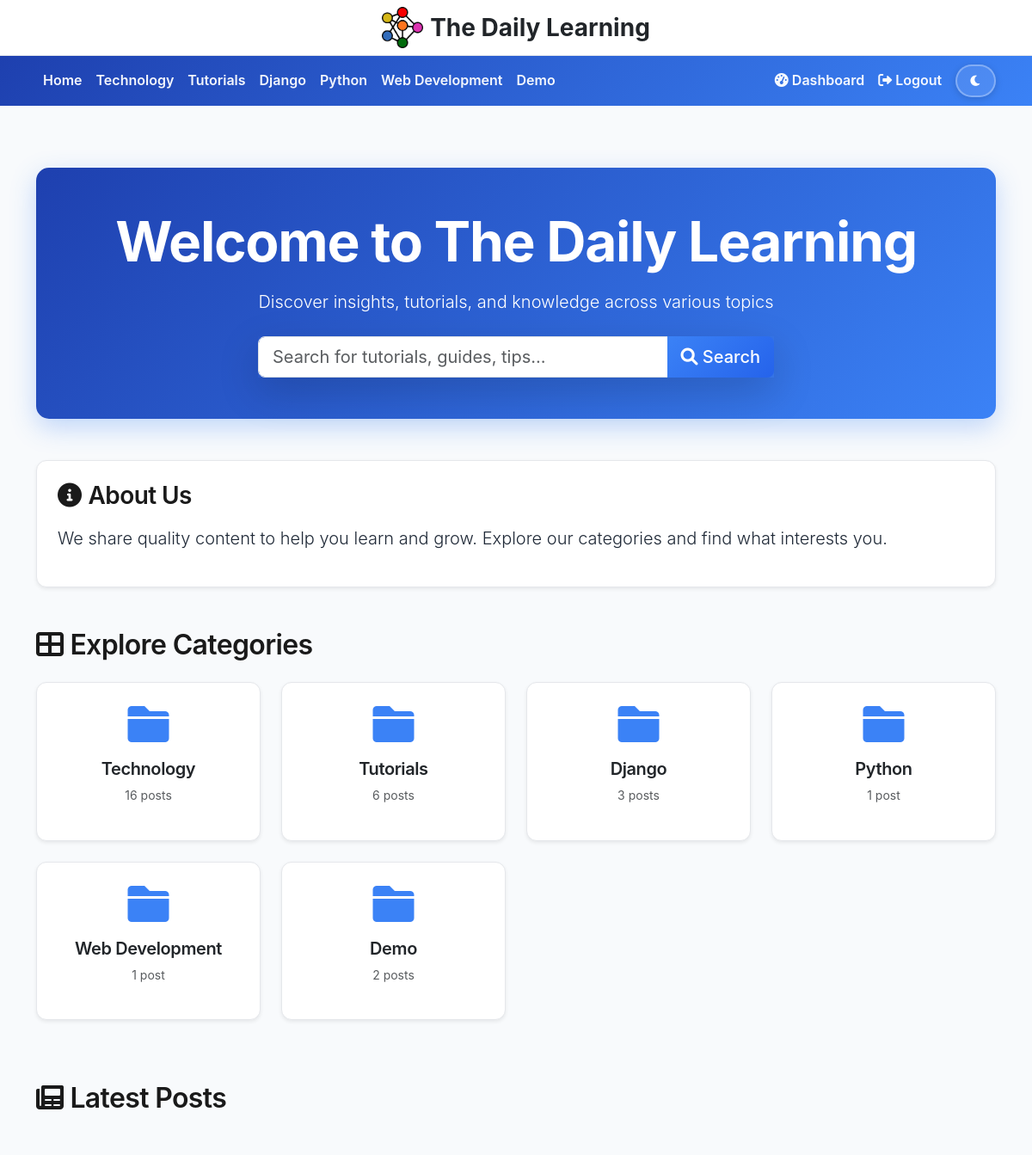
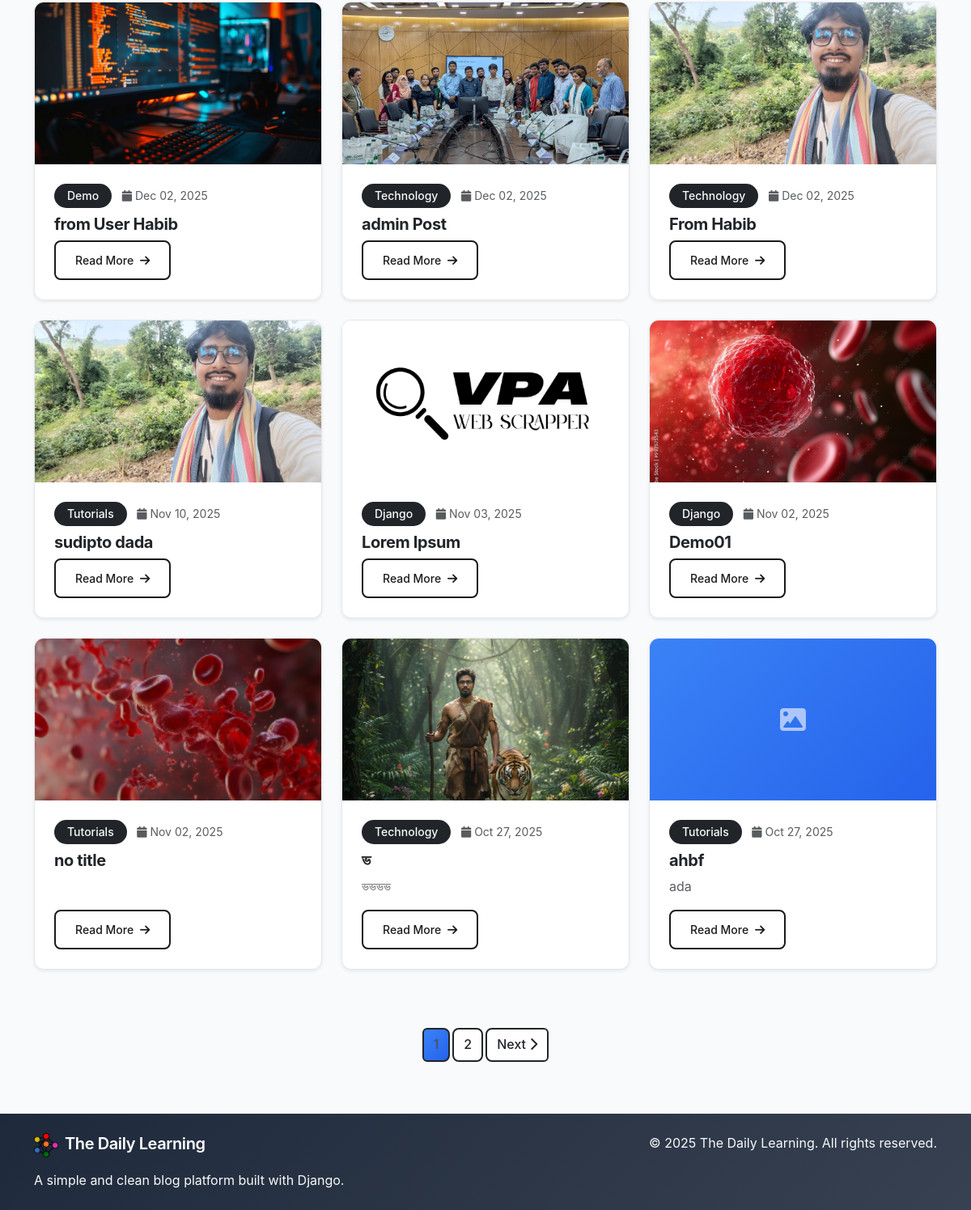
Screenshot of / (signed in) with the database file from the repository (2 pictures, top to bottom).
### blog/models.py (models this page shows, shortened)
class Category(models.Model):
    name = models.CharField(max_length=100)
    slug = models.SlugField(unique=True)
    description = models.TextField(blank=True)
    created_at = models.DateTimeField(auto_now_add=True)
    class Meta:
        verbose_name_plural = "Categories"

class HomePageContent(models.Model):
    hero_title = models.CharField(max_length=200, default="Welcome to The Daily Learning")
    hero_subtitle = models.TextField(max_length=500, default="Discover insights, tutorials, and knowledge across various topics")
    about_section = models.TextField(default="We share quality content to help you learn and grow. Explore our categories and find what interests you.")
    updated_at = models.DateTimeField(auto_now=True)
    class Meta:
        verbose_name = "Homepage Content"
        verbose_name_plural = "Homepage Content"
    @classmethod
    def get_content(cls):
        obj, created = cls.objects.get_or_create(pk=1)
        return obj

class Post(models.Model):
    STATUS_CHOICES = [
        ('draft', 'Draft'),
        ('published', 'Published'),
    ]
    title = models.CharField(max_length=200)
    slug = models.SlugField(unique=True)
    author = models.ForeignKey(User, on_delete=models.CASCADE)
    category = models.ForeignKey(Category, on_delete=models.CASCADE, related_name='posts')
    content = models.TextField(help_text="You can add images, videos, and YouTube links here")
    excerpt = models.TextField(max_length=500, blank=True, help_text="Brief description of the post")
    featured_image = models.ImageField(upload_to='blog_images/', blank=True, null=True)
    youtube_url = models.CharField(max_length=200, blank=True, help_text="YouTube URL (e.g., https://www.youtube.com/watch?v=VIDEO_ID)")
    video_file = models.FileField(upload_to='blog_videos/', blank=True, null=True, help_text="Upload video file")
    status = models.CharField(max_length=10, choices=STATUS_CHOICES, default='draft')
    created_at = models.DateTimeField(auto_now_add=True)
    updated_at = models.DateTimeField(auto_now=True)
    published_at = models.DateTimeField(null=True, blank=True)
    class Meta:
        ordering = ['-created_at']

### blog/views.py (the view)
# urls.py: path('', views.post_list, name='post_list'),
def post_list(request):
    homepage_content = HomePageContent.get_content()
    categories = Category.objects.all()
    search_query = request.GET.get('search', '')
    if search_query:
        posts = Post.objects.filter(
            Q(title__icontains=search_query) |
            Q(content__icontains=search_query) |
            Q(excerpt__icontains=search_query),
            status='published'
        ).select_related('author', 'category')
    else:
        posts = Post.objects.filter(status='published').select_related('author', 'category')
    recent_posts = Post.objects.filter(status='published').select_related('author', 'category')[:6]
    paginator = Paginator(posts, 9)
    page_number = request.GET.get('page')
    posts = paginator.get_page(page_number)
    context = {
        'homepage_content': homepage_content,
        'posts': posts,
        'recent_posts': recent_posts,
        'categories': categories,
        'search_query': search_query,
    }
    return render(request, 'blog/post_list.html', context)

### templates/blog/post_list.html (shortened to what this page needs)
{% extends 'blog/base.html' %}
{% block content %}
<div class="hero-section mb-5 p-5 text-center" style="background: linear-gradient(135deg, #1e40af 0%, #3b82f6 100%); border-radius: 15px; box-shadow: 0 10px 30px rgba(59, 130, 246, 0.3);">
    <h1 class="display-3 fw-bold text-white mb-3">{{ homepage_content.hero_title }}</h1>
    <p class="lead text-white mb-4">{{ homepage_content.hero_subtitle }}</p>
    <form method="get" action="{% url 'post_list' %}" class="mx-auto" style="max-width: 600px;">
        <div class="input-group input-group-lg shadow-lg">
            <input type="text" name="search" class="form-control" placeholder="Search for tutorials, guides, tips..." value="{{ search_query }}" aria-label="Search">
            <button class="btn btn-dark" type="submit">
                <i class="fas fa-search"></i> Search
            </button>
        </div>
    </form>
</div>
<div class="row mb-5">
    <div class="col-12">
        <div class="card border-0 shadow-sm">
            <div class="card-body p-4">
                <h3 class="mb-3"><i class="fas fa-info-circle me-2"></i>About Us</h3>
                <p class="lead">{{ homepage_content.about_section }}</p>
            </div>
        </div>
    </div>
</div>
<div class="row mb-5">
    <div class="col-12">
        <h2 class="mb-4"><i class="fas fa-th-large me-2"></i>Explore Categories</h2>
    </div>
    {% for category in categories %}
    <div class="col-md-4 col-lg-3 mb-4">
        <a href="{% url 'category_posts' category.slug %}" class="text-decoration-none">
            <div class="card h-100 border-0 shadow-sm hover-item" style="transition: all 0.3s;">
                <div class="card-body text-center">
                    <i class="fas fa-folder fa-3x mb-3" style="color: #3b82f6;"></i>
                    <h5 class="card-title text-dark">{{ category.name }}</h5>
                    <p class="text-muted small">{{ category.posts.count }} post{{ category.posts.count|pluralize }}</p>
                </div>
            </div>
        </a>
    </div>
    {% endfor %}
</div>
{% if search_query %}
<div class="row mb-4">
    <div class="col-12">
        <h2 class="mb-4">
            <i class="fas fa-search me-2"></i>Search Results for "{{ search_query }}"
            <small class="text-muted">({{ posts.paginator.count }} result{{ posts.paginator.count|pluralize }})</small>
        </h2>
    </div>
</div>
{% else %}
<div class="row mb-4">
    <div class="col-12">
        <h2 class="mb-4"><i class="fas fa-newspaper me-2"></i>Latest Posts</h2>
    </div>
</div>
{% endif %}
<div class="row">
    <div class="col-12">
        {% if posts %}
            <div class="row">
                {% for post in posts %}
                <div class="col-md-6 col-lg-4 mb-4 fade-in-up delay-{% cycle '1' '2' '3' '4' '5' '6' %}">
                    <div class="card h-100 shadow-sm border-0">
                        {% if post.featured_image %}
                        <img src="{{ post.featured_image.url }}" class="card-img-top" alt="{{ post.title }}" style="height: 200px; object-fit: cover;">
                        {% else %}
                        <div class="image-placeholder" style="height: 200px;">
                            <i class="fas fa-image fa-2x"></i>
                        </div>
                        {% endif %}
                        <div class="card-body d-flex flex-column">
                            <div class="mb-2">
                                <span class="badge bg-dark text-light">{{ post.category.name }}</span>
                                <small class="text-muted ms-2">
                                    <i class="fas fa-calendar me-1"></i>{{ post.created_at|date:"M d, Y" }}
                                </small>
                            </div>
                            <h5 class="card-title fw-bold">
                                {% if post.slug %}
                                <a href="{% url 'post_detail' post.slug %}" class="text-dark text-decoration-none">
                                    {{ post.title }}
                                </a>
                                {% else %}
                                <span class="text-dark">{{ post.title }}</span>
                                {% endif %}
                            </h5>
                            {% if post.excerpt %}
                            <p class="card-text text-muted flex-grow-1">{{ post.excerpt|truncatewords:20 }}</p>
                            {% endif %}
                            <div class="mt-auto">
                                {% if post.slug %}
                                <a href="{% url 'post_detail' post.slug %}" class="btn btn-outline-dark btn-sm">
                                    Read More <i class="fas fa-arrow-right ms-1"></i>
                                </a>
                                {% else %}
                                <button class="btn btn-outline-dark btn-sm" disabled>Read More</button>
                                {% endif %}
                            </div>
                        </div>
                    </div>
                </div>
                {% endfor %}
            </div>
            {% if posts.has_other_pages %}
            <nav aria-label="Page navigation" class="mt-5">
                <ul class="pagination justify-content-center">
                    {% for num in posts.paginator.page_range %}
                        {% if posts.number == num %}
                        <li class="page-item active">
                            <span class="page-link bg-dark border-dark">{{ num }}</span>
                        </li>
                        {% elif num > posts.number|add:'-3' and num < posts.number|add:'3' %}
                        <li class="page-item">
                            <a class="page-link text-dark border-dark" href="?page={{ num }}">{{ num }}</a>
                        </li>
                        {% endif %}
                    {% endfor %}
                    {% if posts.has_next %}
                    <li class="page-item">
                        <a class="page-link text-dark border-dark" href="?page={{ posts.next_page_number }}">
                            Next <i class="fas fa-chevron-right"></i>
                        </a>
                    </li>
                    {% endif %}
                </ul>
            </nav>
            {% endif %}
        {% else %}
            <div class="text-center py-5">
                <i class="fas fa-newspaper fa-4x text-muted mb-3"></i>
                <h3 class="text-muted">No posts available</h3>
                <p class="text-muted">Check back later for new content!</p>
            </div>
        {% endif %}
    </div>
</div>
{% endblock %}

### templates/blog/base.html (shortened to what this page needs)
<!DOCTYPE html>
<html lang="en">
<head>
    <link href="https://cdn.jsdelivr.net/npm/bootstrap@5.3.0/dist/css/bootstrap.min.css" rel="stylesheet">
    <link rel="stylesheet" href="{% load static %}{% static 'css/style.css' %}">
    <link rel="stylesheet" href="https://cdnjs.cloudflare.com/ajax/libs/font-awesome/6.0.0/css/all.min.css">
</head>
<body>
    <div class="w-100 py-2 bg-white border-bottom shadow-sm top-header">
        <div class="container d-flex flex-column align-items-center justify-content-center">
            <a class="d-flex align-items-center text-decoration-none" href="{% url 'post_list' %}">
                <img src="{% load static %}{% get_media_prefix %}Logo/site_logo.png" alt="The Daily Learning" height="48" class="me-2">
                <span class="fs-3 fw-bold text-dark">The Daily Learning</span>
            </a>
        </div>
    </div>
    <nav class="navbar navbar-expand-lg navbar-dark position-sticky top-0 z-2">
        <div class="container">
            <div class="d-flex w-100 justify-content-between align-items-center">
                <div class="d-flex align-items-center">
                    <div class="collapse navbar-collapse show" id="navbarNav">
                        <ul class="navbar-nav me-auto mb-2 mb-lg-0">
                            <li class="nav-item">
                                <a class="nav-link" href="{% url 'post_list' %}">Home</a>
                            </li>
                            {% for category in categories %}
                            <li class="nav-item">
                                <a class="nav-link" href="{% url 'category_posts' category.slug %}">{{ category.name }}</a>
                            </li>
                            {% endfor %}
                        </ul>
                    </div>
                </div>
                <ul class="navbar-nav ms-auto mb-2 mb-lg-0 align-items-center">
                    {% if user.is_authenticated %}
                        {% if user.is_staff %}
                        <li class="nav-item">
                            {% if user.is_superuser %}
                            <a class="nav-link" href="{% url 'admin_dashboard' %}">
                                <i class="fas fa-tachometer-alt me-1"></i>Dashboard
                            </a>
                            {% else %}
                            <a class="nav-link" href="{% url 'user_dashboard' %}">
                                <i class="fas fa-tachometer-alt me-1"></i>Dashboard
                            </a>
                            {% endif %}
                        </li>
                        {% endif %}
                        <li class="nav-item">
                            <a class="nav-link" href="{% url 'custom_logout' %}">
                                <i class="fas fa-sign-out-alt me-1"></i>Logout
                            </a>
                        </li>
                    {% else %}
                        <li class="nav-item">
                            <a class="nav-link" href="{% url 'custom_login' %}">
                                <i class="fas fa-sign-in-alt me-1"></i>Login
                            </a>
                        </li>
                    {% endif %}
                    <li class="nav-item ms-2">
                        <button class="theme-toggle btn btn-sm" id="themeToggle" onclick="toggleTheme()">
                            <i class="fas fa-moon" id="themeIcon"></i>
                        </button>
                    </li>
                </ul>
            </div>
        </div>
    </nav>
    <main class="container my-3 mt-5 pt-4">
        {% block content %}
        {% endblock %}
    </main>
    <footer class="footer-gradient text-light py-4 mt-5">
        <div class="container">
            <div class="row">
                <div class="col-md-6">
                    <h5><img src="{% load static %}{% get_media_prefix %}Logo/site_logo.png" alt="The Daily Learning" height="30" class="me-2">The Daily Learning</h5>
                    <p class="mb-0">A simple and clean blog platform built with Django.</p>
                </div>
                <div class="col-md-6 text-md-end">
                    <p class="mb-0">&copy; {% now "Y" %} The Daily Learning. All rights reserved.</p>
                </div>
            </div>
        </div>
    </footer>
</body>
</html>

### rows the page displays
Category: name "Technology", posts.count "16"
Category: name "Tutorials", posts.count "6"
Category: name "Django", posts.count "3"
Category: name "Python", posts.count "1"
Category: name "Web Development", posts.count "1"
Category: name "Demo", posts.count "2"
HomePageContent: hero_title "Welcome to The Daily Learning", hero_subtitle "Discover insights, tutorials, and knowledge across various topics", about_section "We share quality content to help you learn and grow. Explore our categories and find what interests you."
Post: featured_image (picture), category.name "Demo", created_at "Dec 02, 2025", title "from User Habib", shows "Read More"
Post: featured_image (picture), category.name "Technology", created_at "Dec 02, 2025", title "admin Post", slug "Read More"
Post: featured_image (picture), category.name "Technology", created_at "Dec 02, 2025", title "From Habib", slug "Read More"
Post: featured_image (picture), category.name "Tutorials", created_at "Nov 10, 2025", title "sudipto dada", slug "Read More"
Post: featured_image (picture), category.name "Django", created_at "Nov 03, 2025", title "Lorem Ipsum", slug "Read More"
Post: featured_image (picture), category.name "Django", created_at "Nov 02, 2025", title "Demo01", slug "Read More"
Post: featured_image (picture), category.name "Tutorials", created_at "Nov 02, 2025", title "no title", slug "Read More"
Post: featured_image (picture), category.name "Technology", created_at "Oct 27, 2025", title "ভ", excerpt "ভভভভ", slug "Read More"
Post: category.name "Tutorials", created_at "Oct 27, 2025", title "ahbf", excerpt "ada", slug "Read More"

### other values shown
{{ num }} "1"
{{ num }} "2"
